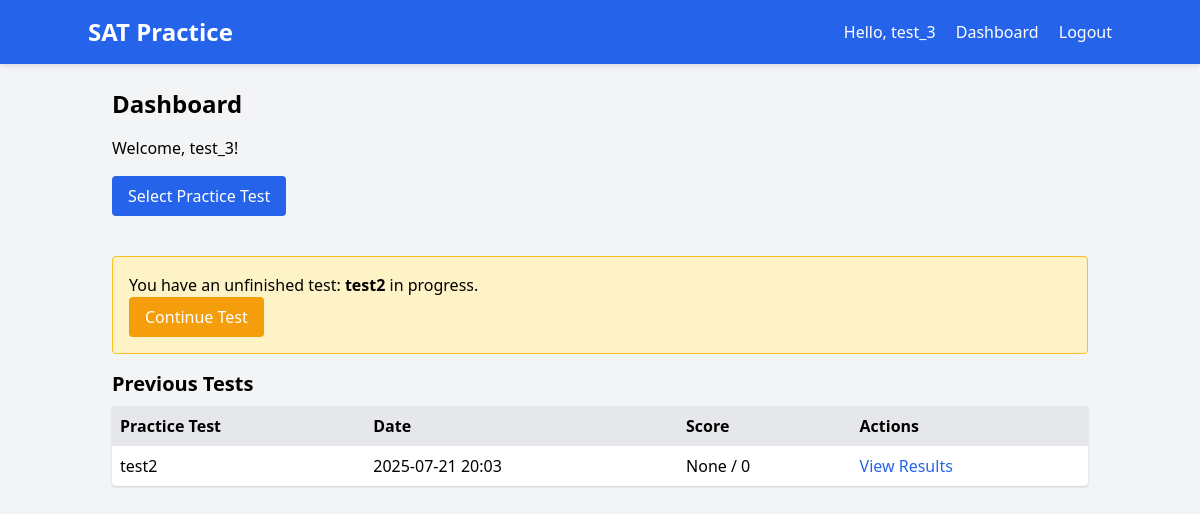
/dashboard (signed in), run on an earlier commit of the app's database.
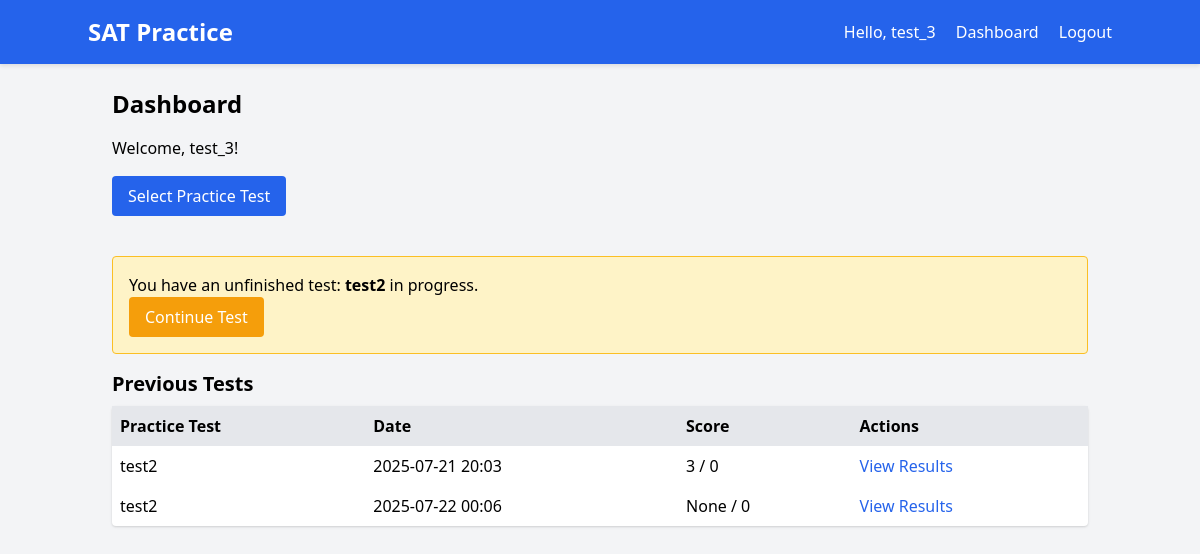
And on a later commit of the database.
### app.py (models this page shows)
class User(db.Model):
    id = db.Column(db.Integer, primary_key=True)
    username = db.Column(db.String(80), unique=True, nullable=False)
    password = db.Column(db.String(120), nullable=False)
    email = db.Column(db.String(120), unique=True, nullable=False)

class TestSession(db.Model):
    id = db.Column(db.Integer, primary_key=True)
    user_id = db.Column(db.Integer, db.ForeignKey('user.id'), nullable=False)
    practice_test_id = db.Column(db.String(10), nullable=False)  # ID of the practice test (e.g., 'test1', 'test2')
    start_time = db.Column(db.DateTime, nullable=False)
    score = db.Column(db.Integer, nullable=True)
    answers = db.Column(db.Text, nullable=True)  # JSON string of answers
    current_question = db.Column(db.Integer, default=0)
    current_section = db.Column(db.Integer, default=0)  # 0 to 3 for the 4 sections
    marked_for_review = db.Column(db.Text, nullable=True)  # JSON string of marked questions
    section_start_time = db.Column(db.DateTime, nullable=True)

### app.py (the view)
@app.route('/dashboard')
def dashboard():
    if 'user_id' not in session:
        flash('Please log in to access the dashboard.')
        return redirect(url_for('login'))
    user = User.query.get(session['user_id'])
    active_session = TestSession.query.filter_by(
        user_id=user.id, score=None
    ).order_by(TestSession.start_time.desc()).first()
    test_sessions = TestSession.query.filter_by(user_id=user.id).all()
    return render_template('dashboard.html',
                           username=session['username'],
                           test_sessions=test_sessions,
        active_session=active_session)

### templates/dashboard.html (shortened to what this page needs)
{% extends 'base.html' %}
{% block content %}
    <h2 class="text-2xl font-bold mb-4">Dashboard</h2>
    <p class="mb-4">Welcome, {{ username }}!</p>
    <a href="{{ url_for('select_test') }}" class="bg-blue-600 text-white px-4 py-2 rounded hover:bg-blue-700 mb-6 inline-block">Select Practice Test</a>
    {% if active_session %}
    <div class="my-4 p-4 border border-yellow-400 bg-yellow-100 rounded">
        <p>You have an unfinished test: <strong>{{ active_session.practice_test_id }}</strong> in progress.</p>
        <form action="{{ url_for('resume_test') }}" method="POST">
            <button type="submit" class="bg-yellow-500 text-white px-4 py-2 rounded hover:bg-yellow-600">
                Continue Test
            </button>
        </form>
    </div>
    {% endif %}
    <h3 class="text-xl font-bold mb-2">Previous Tests</h3>
    {% if test_sessions %}
        <table class="w-full bg-white shadow rounded">
            <thead>
                <tr class="bg-gray-200">
                    <th class="p-2 text-left">Practice Test</th>
                    <th class="p-2 text-left">Date</th>
                    <th class="p-2 text-left">Score</th>
                    <th class="p-2 text-left">Actions</th>
                </tr>
            </thead>
            <tbody>
                {% for session in test_sessions %}
                    <tr>
                        <td class="p-2">{{ session.practice_test_id }}</td>
                        <td class="p-2">{{ session.start_time.strftime('%Y-%m-%d %H:%M') }}</td>
                        <td class="p-2">{{ session.score }} / {{ questions|length }}</td>
                        <td class="p-2">
                            <a href="{{ url_for('results', session_id=session.id) }}" class="text-blue-600 hover:underline">View Results</a>
                        </td>
                    </tr>
                {% endfor %}
            </tbody>
        </table>
    {% else %}
        <p>No tests taken yet.</p>
    {% endif %}
{% endblock %}

### templates/base.html (shortened to what this page needs)
<!DOCTYPE html>
<html lang="en">
<head>
    <link href="https://cdn.jsdelivr.net/npm/tailwindcss@2.2.19/dist/tailwind.min.css" rel="stylesheet">
    <link rel="stylesheet" href="{{ url_for('static', filename='css/style.css') }}">
</head>
<body class="bg-gray-100 font-sans">
    <nav class="bg-blue-600 text-white p-4">
        <div class="container mx-auto flex justify-between items-center">
            <a href="{{ url_for('index') }}" class="text-2xl font-bold">SAT Practice</a>
            <div>
                {% if session.username %}
                    <span class="mr-4">Hello, {{ session.username }}</span>
                    <a href="{{ url_for('dashboard') }}" class="mr-4">Dashboard</a>
                    <a href="{{ url_for('logout') }}">Logout</a>
                {% else %}
                    <a href="{{ url_for('login') }}" class="mr-4">Login</a>
                    <a href="{{ url_for('register') }}">Register</a>
                {% endif %}
            </div>
        </div>
    </nav>
    <div class="container mx-auto p-6">
        {% block content %}{% endblock %}
    </div>
</body>
</html>

### static/css/style.css (style rules this page uses)
body { min-height: 100vh; display: flex; flex-direction: column; }
.container { flex: 1; }
nav { box-shadow: 0 2px 4px rgba(0, 0, 0, 0.1); }

What changed in the data, as far as the page shows it:
added TestSession: practice_test_id "test2", start_time "2025-07-22 00:06", score "None", questions "0"
changed TestSession (number 2 of 2 on the later page): score "None" → "3"
